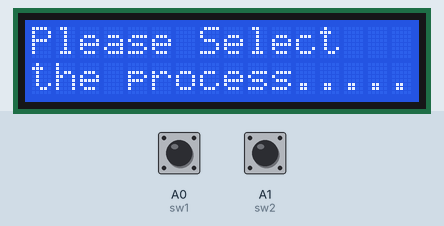
Recording of a sketch running on a simulated Arduino Uno, built with avr-gcc and run on an emulated ATmega328P. Parts: 16×2 character LCD. The test bench sets the inputs (shaded band); at power-on: A0 (sw1) HIGH, A1 (sw2) HIGH.

Above: at 2.3 s.
At 3.3 s:
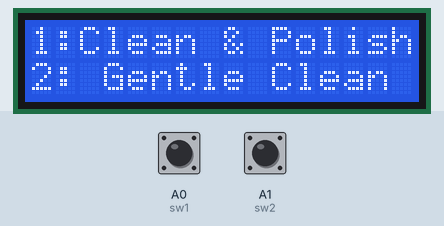
3.4 s: A0 (sw1) pulled LOW for 2.4 s
At 5.6 s:
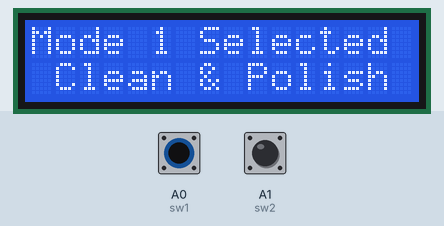
11.8 s: A1 (sw2) pulled LOW for 2.4 s
At 14.3 s:
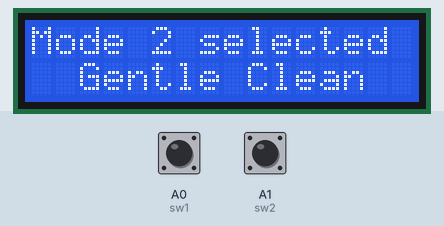
Timing chart, 0 to 15.8 s (numbered marks = the images above; inputs shaded):
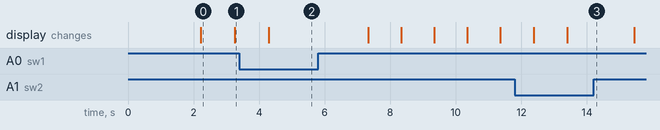

The sketch:

Automatic_Shoe_Polisher.ino
```cpp
#include <Wire.h>
#include <LiquidCrystal_I2C.h>
LiquidCrystal_I2C lcd(0x27, 16, 2);

int sw1 =  A0;
int sw2 =  A1;

int count1=120;
int count2=70;

int flag1=0;
int flag2=0;

void setup()
{
  Serial.begin(115200);
  lcd.init();                      // initialize the lcd
  lcd.init();
  // Print a message to the LCD.
  lcd.backlight();
  //lcd.begin(16,2);
  lcd.backlight();
  lcd.setCursor(0, 0);
  lcd.print("    Automatic   ");
  lcd.setCursor(0, 1);
  lcd.print("  shoe polisher ");
  delay(2000);
  lcd.clear();
  lcd.setCursor(0, 0);
  lcd.print("please select   ");
  lcd.setCursor(0, 1);
  lcd.print("the process.....");

  pinMode(sw1,INPUT_PULLUP);
  pinMode(sw2,INPUT_PULLUP);

//  pinMode(D8,OUTPUT);
//  pinMode(D7,OUTPUT);
//  pinMode(D8,OUTPUT);
//
//  digitalWrite(D7, LOW);
//  digitalWrite(D8, LOW);

}

void loop()
{

  int mode1 = digitalRead(sw1);
  int mode2 = digitalRead(sw2);


 if (mode1 ==  1 && mode2 ==  1 && flag1 == 0 && flag2 == 0)

 {
  lcd.setCursor(0, 0);
  lcd.print("Please Select   ");
  lcd.setCursor(0, 1);
  lcd.print("the process.....");
  delay(1000);
  lcd.setCursor(0, 0);
  lcd.print("1:Clean & Polish");
  lcd.setCursor(0, 1);
  lcd.print("2: Gentle Clean  ");
  delay(1000);
          }
          else
          {}

 if (mode1 ==  0)
        {
          lcd.setCursor(0, 0);
          lcd.print("Mode 1 Selected ");
          lcd.setCursor(0, 1);
          lcd.print(" Clean & Polish ");
          delay(3000);
          lcd.clear();
          lcd.setCursor(0, 0);
          lcd.print("Processing......");
          lcd.setCursor(0, 1);
          lcd.print("Remining:");
          flag1=1;
           }
           else
           {
            }

            if (flag1 ==  1)
           {
           count1--;
          lcd.setCursor(9, 1);
          lcd.print(count1);
          lcd.print("Sec");
          lcd.print("   ");
          delay(1000);
           }
           else
           {

            }
              if (count1 ==  0)
           {
          count1=120;
          lcd.setCursor(0, 0);
          lcd.print("   Process End  ");
          lcd.setCursor(0, 1);
          lcd.print("   Thank You    ");
          flag1=0;
          delay(3000);
           }
           else
           {

            }

 if (mode2 ==  0)
        {
          lcd.setCursor(0, 0);
          lcd.print("Mode 2 selected ");
          lcd.setCursor(0, 1);
          lcd.print("  Gentle Clean  ");
          delay(2000);
          lcd.clear();
          lcd.setCursor(0, 0);
          lcd.print("Processing......");
          lcd.setCursor(0, 1);
          lcd.print("Remining:");
          flag2=1;
           }
           else
           {
            }

            if (flag2 ==  1)
           {
           count2--;
          lcd.setCursor(9, 1);
          lcd.print(count2);
          lcd.print("Sec");
          lcd.print("   ");
          delay(1000);
           }
           else
           {

            }
              if (count2 ==  0)
           {
          count2=70;
          lcd.setCursor(0, 0);
          lcd.print("Process End     ");
          lcd.setCursor(0, 1);
          lcd.print("       Thank You");
          flag2=0;
          delay(3000);
           }
           else
           {

            }


}
//void getSendData()
//{
//  ;
//}
```

Measured:
- after the input at 3.4 s, the display: changes after 0.89 s (image 2)
- after the input at 11.8 s, the display: first differs from a run without the input after 1.6 s (image 3)
- what the display in image 0 shows lasts 1.1 s, from 2.2 s to 3.3 s
